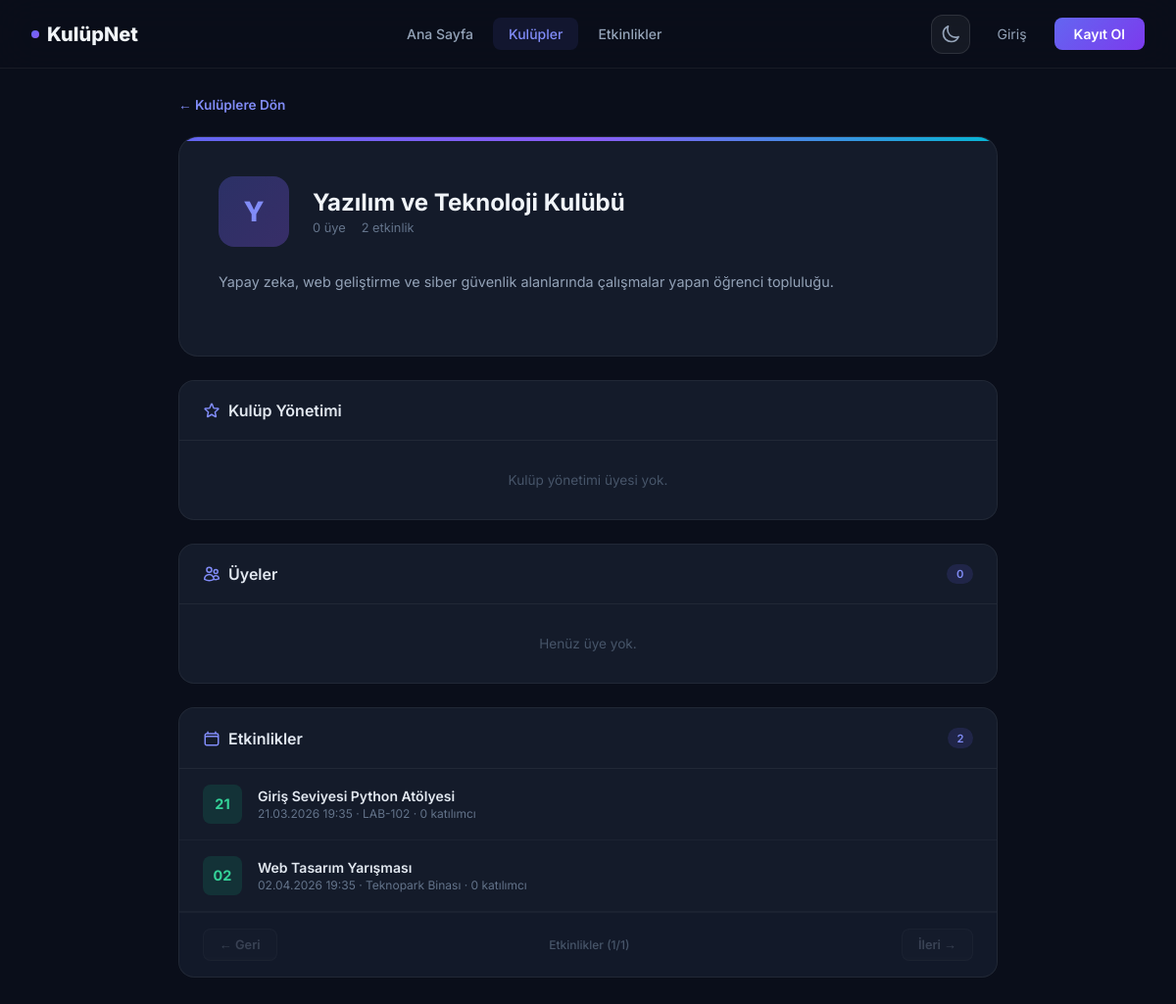
The page /kulup_detay.php?id=1 on the database its author committed.
### tables this page shows
CREATE TABLE IF NOT EXISTS kulupler (
    id INT AUTO_INCREMENT PRIMARY KEY,
    ad VARCHAR(100) NOT NULL,
    aciklama TEXT
);

CREATE TABLE IF NOT EXISTS etkinlikler (
    id INT AUTO_INCREMENT PRIMARY KEY,
    kulup_id INT,
    baslik VARCHAR(200) NOT NULL,
    aciklama TEXT,
    tarih DATETIME NOT NULL,
    konum VARCHAR(200),
    kisi_siniri INT DEFAULT NULL,
    FOREIGN KEY (kulup_id) REFERENCES kulupler(id) ON DELETE SET NULL
);

### kulup_detay.php (the view, shortened to what this page needs)
<?php
require_once 'config/veritabani.php';
$giris_yapildi = isset($_SESSION['kullanici_id']);
$kulup_id = (int)($_GET['id'] ?? 0);
$stmt = $db->prepare("SELECT * FROM kulupler WHERE id = ?");
$stmt->execute([$kulup_id]);
$kulup = $stmt->fetch();
$sayfa_kayit_sayisi = 5;
$u_sayfa = isset($_GET['u_sayfa']) ? max(1, (int)$_GET['u_sayfa']) : 1;
$u_offset = ($u_sayfa - 1) * $sayfa_kayit_sayisi;
$toplam_uye_stmt = $db->prepare("SELECT COUNT(*) FROM kulup_uyelikleri WHERE kulup_id = ?");
$toplam_uye_stmt->execute([$kulup_id]);
$toplam_uye = $toplam_uye_stmt->fetchColumn();
$uyeler = $db->prepare("SELECT ku.*, k.ad, k.soyad, k.kullanici_adi FROM kulup_uyelikleri ku JOIN kullanicilar k ON ku.kullanici_id = k.id WHERE ku.kulup_id = ? ORDER BY FIELD(ku.kulup_rol, 'Yönetici','Başkan','Başkan Yardımcısı','Üye'), ku.katilma_tarihi ASC LIMIT $sayfa_kayit_sayisi OFFSET $u_offset");
$uyeler->execute([$kulup_id]);
$uyeler = $uyeler->fetchAll();
$e_sayfa = isset($_GET['e_sayfa']) ? max(1, (int)$_GET['e_sayfa']) : 1;
$e_offset = ($e_sayfa - 1) * $sayfa_kayit_sayisi;
$toplam_etk_stmt = $db->prepare("SELECT COUNT(*) FROM etkinlikler WHERE kulup_id = ? AND tarih >= NOW()");
$toplam_etk_stmt->execute([$kulup_id]);
$toplam_etk = $toplam_etk_stmt->fetchColumn();
$toplam_e_sayfa = ceil($toplam_etk / $sayfa_kayit_sayisi);
$etkinlikler = $db->prepare("
    SELECT e.*,
    (SELECT COUNT(*) FROM etkinlik_katilimlari WHERE etkinlik_id = e.id) as katilimci_sayisi
    FROM etkinlikler e
    WHERE e.kulup_id = ? AND e.tarih >= NOW()
    ORDER BY e.tarih ASC
    LIMIT $sayfa_kayit_sayisi OFFSET $e_offset
");
$etkinlikler->execute([$kulup_id]);
$etkinlikler = $etkinlikler->fetchAll();
$kulup_rol_renkleri = [
    'Yönetici' => ['bg' => 'rgba(239,68,68,0.15)', 'color' => '#f87171'],
    'Başkan' => ['bg' => 'rgba(245,158,11,0.15)', 'color' => '#fbbf24'],
    'Başkan Yardımcısı' => ['bg' => 'rgba(6,182,212,0.15)', 'color' => '#22d3ee'],
    'Üye' => ['bg' => 'rgba(16,185,129,0.15)', 'color' => '#34d399'],
];
$yonetim_stmt = $db->prepare("
    SELECT k.ad, k.soyad, ku.kulup_rol
    FROM kulup_uyelikleri ku
    JOIN kullanicilar k ON ku.kullanici_id = k.id
    WHERE ku.kulup_id = ? AND ku.kulup_rol IN ('Yönetici','Başkan','Başkan Yardımcısı')
    ORDER BY FIELD(ku.kulup_rol, 'Yönetici','Başkan','Başkan Yardımcısı')
");
$yonetim_stmt->execute([$kulup_id]);
$yonetim_kadrosu = $yonetim_stmt->fetchAll();
?>
<!DOCTYPE html>
<html lang="tr">
<head>
    <link rel="stylesheet" href="content/css/theme.css">
</head>
<body>
    <nav class="navbar">
        <a href="index.php" class="nav-brand"><span class="brand-dot"></span> KulüpNet</a>
        <div class="nav-links">
            <a href="index.php">Ana Sayfa</a>
            <a href="kulupler.php" class="active">Kulüpler</a>
            <a href="etkinlikler.php">Etkinlikler</a>
        </div>
        <div class="nav-auth">
            <?php include 'includes/theme_toggle.php'; ?>
            <?php if ($giris_yapildi): ?>
                <div class="user-menu" style="display: flex; align-items: center; gap: 0.75rem;">
                    <?php include 'includes/bildirim.php'; ?>
                    <a href="profil.php" class="user-avatar-nav"><?php echo mb_strtoupper(mb_substr($_SESSION['kullanici_ad'], 0, 1)); ?></a>
                    <a href="profil.php" style="text-decoration:none;"><span class="user-menu-name" style="font-size: 0.875rem; font-weight: 600; color: #e2e8f0;"><?php echo htmlspecialchars($_SESSION['kullanici_ad']); ?></span></a>
                    <a href="ayarlar.php" class="btn-ghost" title="Ayarlar">
                        <svg xmlns="http://www.w3.org/2000/svg" fill="none" viewBox="0 0 24 24" stroke-width="2" stroke="currentColor" style="width:18px;height:18px;">
                            <path stroke-linecap="round" stroke-linejoin="round" d="M9.594 3.94c.09-.542.56-.94 1.11-.94h2.593c.55 0 1.02.398 1.11.94l.213 1.281c.063.374.313.686.645.87.074.04.147.083.22.127.325.196.72.257 1.075.124l1.217-.456a1.125 1.125 0 0 1 1.37.49l1.296 2.247a1.125 1.125 0 0 1-.26 1.431l-1.003.827c-.293.241-.438.613-.43.992a7.723 7.723 0 0 1 0 .255c-.008.378.137.75.43.991l1.004.827c.424.35.534.955.26 1.43l-1.298 2.247a1.125 1.125 0 0 1-1.369.491l-1.217-.456c-.355-.133-.75-.072-1.076.124a6.47 6.47 0 0 1-.22.128c-.331.183-.581.495-.644.869l-.213 1.281c-.09.543-.56.94-1.11.94h-2.594c-.55 0-1.019-.398-1.11-.94l-.213-1.281c-.062-.374-.312-.686-.644-.87a6.52 6.52 0 0 1-.22-.127c-.325-.196-.72-.257-1.076-.124l-1.217.456a1.125 1.125 0 0 1-1.369-.49l-1.297-2.247a1.125 1.125 0 0 1 .26-1.431l1.004-.827c.292-.24.437-.613.43-.991a6.932 6.932 0 0 1 0-.255c.007-.38-.138-.751-.43-.992l-1.004-.827a1.125 1.125 0 0 1-.26-1.43l1.297-2.247a1.125 1.125 0 0 1 1.37-.491l1.216.456c.356.133.751.072 1.076-.124.072-.044.146-.086.22-.128.332-.183.582-.495.644-.869l.214-1.28Z" />
                            <path stroke-linecap="round" stroke-linejoin="round" d="M15 12a3 3 0 1 1-6 0 3 3 0 0 1 6 0Z" />
                        </svg>
                    </a>
                    <a href="cikis.php" class="btn-ghost" title="Çıkış">
                        <svg xmlns="http://www.w3.org/2000/svg" fill="none" viewBox="0 0 24 24" stroke-width="2" stroke="currentColor" style="width:18px;height:18px;">
                            <path stroke-linecap="round" stroke-linejoin="round" d="M15.75 9V5.25A2.25 2.25 0 0 0 13.5 3h-6a2.25 2.25 0 0 0-2.25 2.25v13.5A2.25 2.25 0 0 0 7.5 21h6a2.25 2.25 0 0 0 2.25-2.25V15m3 0 3-3m0 0-3-3m3 3H9" />
                        </svg>
                    </a>
                </div>
            <?php else: ?>
                <a href="giris.php" class="btn-ghost">Giriş</a>
                <a href="kayit.php" class="btn-primary-nav">Kayıt Ol</a>
            <?php endif; ?>
        </div>
    </nav>
    <div class="container">
        <a href="kulupler.php" class="btn-back">← Kulüplere Dön</a>
        <div class="club-header">
            <div class="club-top">
                <div class="club-avatar-lg"><?php echo mb_strtoupper(mb_substr($kulup['ad'], 0, 1)); ?></div>
                <div class="club-info">
                    <h1><?php echo htmlspecialchars($kulup['ad']); ?></h1>
                    <div class="club-stats">
                        <span><?php echo $toplam_uye; ?> üye</span>
                        <span><?php echo $toplam_etk; ?> etkinlik</span>
                    </div>
                </div>
            </div>
            <div class="club-desc"><?php echo nl2br(htmlspecialchars($kulup['aciklama'] ?? 'Açıklama bulunmuyor.')); ?></div>
        </div>
        <div class="section-card" style="margin-bottom: 1.5rem;">
            <div class="section-card-header">
                <h2>
                    Kulüp Yönetimi
                </h2>
            </div>
            <?php if (!empty($yonetim_kadrosu)): ?>
            <div style="padding: 1.25rem 1.5rem;">
                <div class="yonetim-grid" style="display: grid; grid-template-columns: repeat(auto-fill, minmax(200px, 1fr)); gap: 1rem;">
                    <?php foreach ($yonetim_kadrosu as $yk):
                        $rc = $kulup_rol_renkleri[$yk['kulup_rol']] ?? $kulup_rol_renkleri['Üye'];
                    ?>
                    <div style="display: flex; align-items: center; gap: 0.75rem; padding: 0.75rem 1rem; background: rgba(15,23,42,0.4); border: 1px solid rgba(255,255,255,0.04); border-radius: 0.75rem;">
                        <div style="width: 36px; height: 36px; border-radius: 0.5rem; background: <?php echo $rc['bg']; ?>; display: flex; align-items: center; justify-content: center; font-weight: 700; font-size: 0.85rem; color: <?php echo $rc['color']; ?>; flex-shrink: 0;">
                            <?php echo mb_strtoupper(mb_substr($yk['ad'], 0, 1)); ?>
                        </div>
                        <div>
                            <div style="font-weight: 600; font-size: 0.9rem; color: #e2e8f0;"><?php echo htmlspecialchars($yk['ad'] . ' ' . $yk['soyad']); ?></div>
                            <div style="font-size: 0.7rem; font-weight: 600; color: <?php echo $rc['color']; ?>;"><?php echo $yk['kulup_rol']; ?></div>
                        </div>
                    </div>
                    <?php endforeach; ?>
                </div>
            </div>
            <?php else: ?>
                <div class="empty-section"><p>Kulüp yönetimi üyesi yok.</p></div>
            <?php endif; ?>
        </div>
        <div class="section-card">
            <div class="section-card-header">
                <h2>
                    Üyeler
                </h2>
                    <span class="count-badge"><?php echo $toplam_uye; ?></span>
                </div>
            <?php if (empty($uyeler)): ?>
                <div class="empty-section"><p>Henüz üye yok.</p></div>
            <?php endif; ?>
        </div>
        <div class="section-card">
            <div class="section-card-header">
                <h2>
                    Etkinlikler
                </h2>
                <span class="count-badge"><?php echo $toplam_etk; ?></span>
            </div>
            <?php if (empty($etkinlikler)): ?>
                <div class="empty-section"><p>Henüz etkinlik yok.</p></div>
            <?php else: ?>
                <?php foreach ($etkinlikler as $e): ?>
                <div class="list-item">
                    <div class="list-item-avatar" style="background:rgba(16,185,129,0.15);color:#34d399;"><?php echo date('d', strtotime($e['tarih'])); ?></div>
                    <div class="list-item-info">
                        <div class="list-item-name"><?php echo htmlspecialchars($e['baslik']); ?></div>
                        <div class="list-item-meta">
                            <?php echo date('d.m.Y H:i', strtotime($e['tarih'])); ?> · <?php echo htmlspecialchars($e['konum'] ?? 'Belirtilmedi'); ?> ·
                            <?php
                                $ks = $e['kisi_siniri'] ?? null;
                                $sinir_text = $ks ? ' / ' . $ks : '';
                                echo $e['katilimci_sayisi'] . $sinir_text . ' katılımcı';
                            ?>
                        </div>
                    </div>
                </div>
                <?php endforeach; ?>
                <div class="simple-pagination">
                    <a href="?id=<?php echo $kulup_id; ?>&e_sayfa=<?php echo ($e_sayfa - 1); ?>&u_sayfa=<?php echo $u_sayfa; ?>" class="page-btn <?php echo ($e_sayfa <= 1) ? 'disabled' : ''; ?>">← Geri</a>
                    <span style="font-size:0.75rem;color:#475569;font-weight:500;">Etkinlikler (<?php echo $e_sayfa; ?>/<?php echo max(1, $toplam_e_sayfa); ?>)</span>
                    <a href="?id=<?php echo $kulup_id; ?>&e_sayfa=<?php echo ($e_sayfa + 1); ?>&u_sayfa=<?php echo $u_sayfa; ?>" class="page-btn <?php echo ($e_sayfa >= $toplam_e_sayfa) ? 'disabled' : ''; ?>">İleri →</a>
                </div>
            <?php endif; ?>
        </div>
    </div>
</body>
</html>

### content/css/theme.css (style rules this page uses)
body, .navbar, .card, .event-card, .meeting-card, .club-card, .section-card, .form-card, .stat-item, .calendar-card, .compact-event-card, .site-footer, .search-input, .event-modal, .modal-header, .modal-event-item, .theme-toggle, .page-btn, .page-link, .profile-header, .settings-section, .tabs, .detail-card, .announcement-card, .login-prompt, .list-item { transition: background-color 0.3s ease, color 0.3s ease, border-color 0.3s ease, box-shadow 0.3s ease; }

### rows shown on the page
kulupler: ad "Y", ad "Yazılım ve Teknoloji Kulübü", aciklama "Yapay zeka, web geliştirme ve siber güvenlik alanlarında çalışmalar yapan öğrenci topluluğu."
etkinlikler: tarih "21", baslik "Giriş Seviyesi Python Atölyesi", tarih "21.03.2026 19:35", konum "LAB-102", katilimci_sayisi "0"
etkinlikler: tarih "02", baslik "Web Tasarım Yarışması", tarih "02.04.2026 19:35", konum "Teknopark Binası", katilimci_sayisi "0"

### other values the page prints
$toplam_uye "0"
$toplam_etk "2"
$e_sayfa "1"
max(1, $toplam_e_sayfa) "1"
